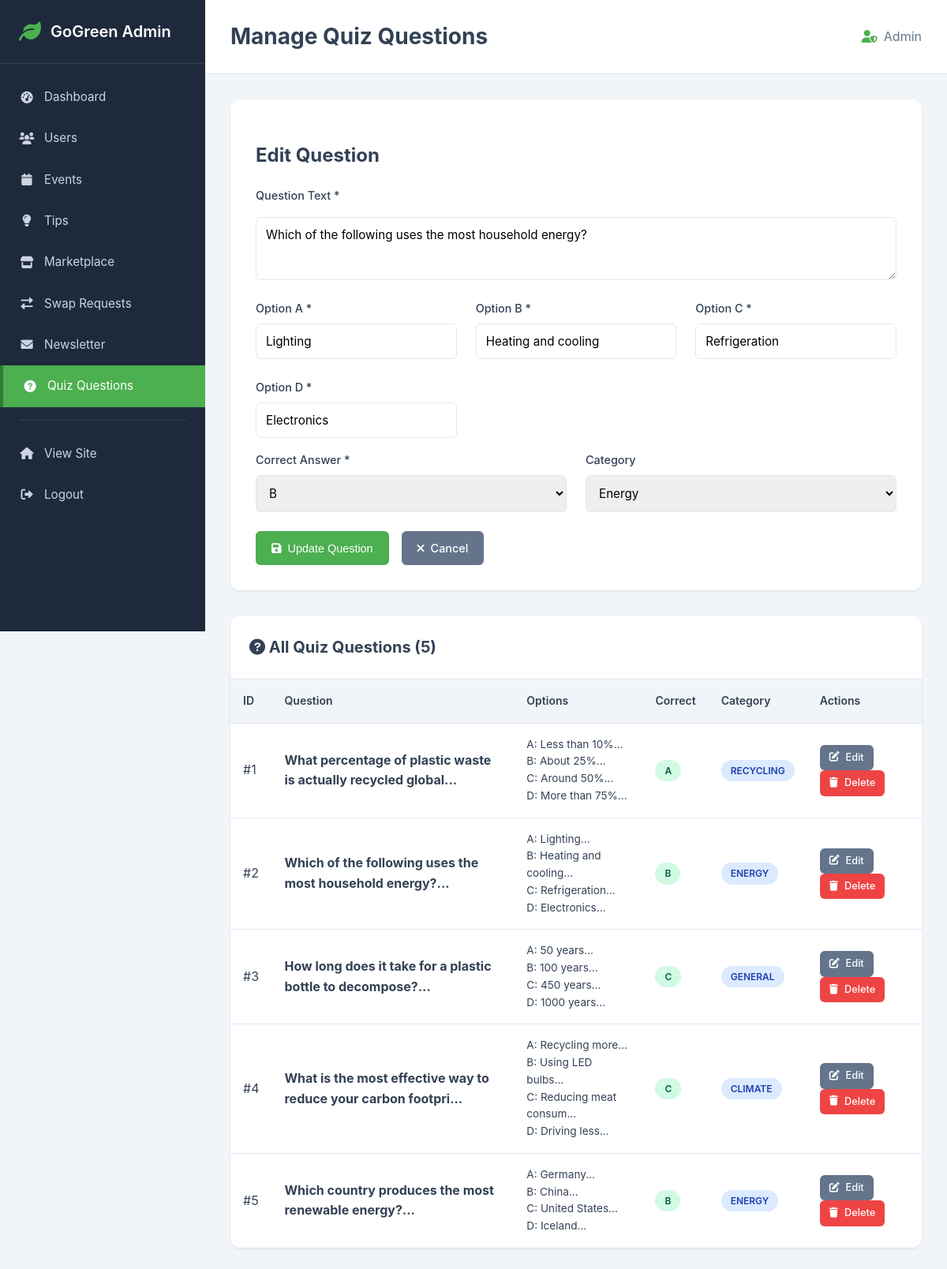
The app's page /main/admin_quiz.php?edit=2 (signed in) with its own data.
### tables this page shows
CREATE TABLE IF NOT EXISTS QUIZ_QUESTION (
    question_id INT AUTO_INCREMENT PRIMARY KEY,
    question_text TEXT NOT NULL,
    option_a VARCHAR(255) NOT NULL,
    option_b VARCHAR(255) NOT NULL,
    option_c VARCHAR(255) NOT NULL,
    option_d VARCHAR(255) NOT NULL,
    correct_answer CHAR(1) NOT NULL CHECK (correct_answer IN ('A', 'B', 'C', 'D')),
    category VARCHAR(50) DEFAULT 'general',
    created_at TIMESTAMP DEFAULT CURRENT_TIMESTAMP
);

### main/admin_quiz.php (the view, shortened to what this page needs)
<?php
include 'db_connection.php';
$questions = $conn->query("SELECT * FROM QUIZ_QUESTION ORDER BY created_at DESC");
$editQuestion = null;
if (isset($_GET['edit'])) {
    $editId = intval($_GET['edit']);
    $editQuestion = $conn->query("SELECT * FROM QUIZ_QUESTION WHERE question_id = $editId")->fetch_assoc();
}
?>
<!DOCTYPE html>
<html lang="en">
<head>
    <link rel="stylesheet" href="../css/styles.css">
    <link rel="stylesheet" href="../css/admin.css">
    <link rel="stylesheet" href="https://cdnjs.cloudflare.com/ajax/libs/font-awesome/6.0.0/css/all.min.css">
</head>
<body class="admin-body">
    <div class="admin-container">
        <?php include 'admin_sidebar.php'; ?>
        <main class="admin-main">
            <header class="admin-header">
                <h1>Manage Quiz Questions</h1>
                <div class="admin-user">
                    <i class="fas fa-user-shield"></i>
                    <span>Admin</span>
                </div>
            </header>
            <div class="admin-content">
                <div class="admin-form">
                    <h2><?php echo $editQuestion ? 'Edit Question' : 'Add New Quiz Question'; ?></h2>
                    <form method="POST" action="">
                        <div class="form-group-admin">
                            <label>Question Text *</label>
                            <textarea name="question_text" required style="min-height: 80px;"><?php echo $editQuestion['question_text'] ?? ''; ?></textarea>
                        </div>
                        <div class="form-grid" style="margin-top: 1rem;">
                            <div class="form-group-admin">
                                <label>Option A *</label>
                                <input type="text" name="option_a" value="<?php echo $editQuestion['option_a'] ?? ''; ?>" required>
                            </div>
                            <div class="form-group-admin">
                                <label>Option B *</label>
                                <input type="text" name="option_b" value="<?php echo $editQuestion['option_b'] ?? ''; ?>" required>
                            </div>
                            <div class="form-group-admin">
                                <label>Option C *</label>
                                <input type="text" name="option_c" value="<?php echo $editQuestion['option_c'] ?? ''; ?>" required>
                            </div>
                            <div class="form-group-admin">
                                <label>Option D *</label>
                                <input type="text" name="option_d" value="<?php echo $editQuestion['option_d'] ?? ''; ?>" required>
                            </div>
                        </div>
                        <div class="form-grid" style="margin-top: 1rem;">
                            <div class="form-group-admin">
                                <label>Correct Answer *</label>
                                <select name="correct_answer" required>
                                    <option value="B" <?php echo ($editQuestion && $editQuestion['correct_answer'] == 'B') ? 'selected' : ''; ?>>B</option>
                                </select>
                            </div>
                            <div class="form-group-admin">
                                <label>Category</label>
                                <select name="category">
                                    <option value="energy" <?php echo ($editQuestion && $editQuestion['category'] == 'energy') ? 'selected' : ''; ?>>Energy</option>
                                </select>
                            </div>
                        </div>
                        <div style="margin-top: 1.5rem; display: flex; gap: 1rem;">
                            <button type="submit" class="btn-admin btn-primary-admin">
                                <i class="fas fa-save"></i>
                                <?php echo $editQuestion ? 'Update Question' : 'Create Question'; ?>
                            </button>
                            <?php if ($editQuestion): ?>
                                <a href="admin_quiz.php" class="btn-admin btn-secondary-admin">
                                    <i class="fas fa-times"></i> Cancel
                                </a>
                            <?php endif; ?>
                        </div>
                    </form>
                </div>
                <div class="admin-table-container" style="margin-top: 2rem;">
                    <div class="admin-table-header">
                        <h2><i class="fas fa-question-circle"></i> All Quiz Questions (<?php echo $questions->num_rows; ?>)</h2>
                    </div>
                    <table class="admin-table">
                        <thead>
                            <tr>
                                <th>ID</th>
                                <th>Question</th>
                                <th>Options</th>
                                <th>Correct</th>
                                <th>Category</th>
                                <th>Actions</th>
                            </tr>
                        </thead>
                        <tbody>
                            <?php while ($question = $questions->fetch_assoc()): ?>
                                <tr>
                                    <td>#<?php echo $question['question_id']; ?></td>
                                    <td>
                                        <strong><?php echo htmlspecialchars(substr($question['question_text'], 0, 60)); ?>...</strong>
                                    </td>
                                    <td style="font-size: 0.85rem;">
                                        <div>A: <?php echo htmlspecialchars(substr($question['option_a'], 0, 20)); ?>...</div>
                                        <div>B: <?php echo htmlspecialchars(substr($question['option_b'], 0, 20)); ?>...</div>
                                        <div>C: <?php echo htmlspecialchars(substr($question['option_c'], 0, 20)); ?>...</div>
                                        <div>D: <?php echo htmlspecialchars(substr($question['option_d'], 0, 20)); ?>...</div>
                                    </td>
                                    <td>
                                        <span class="action-badge" style="background: #d1fae5; color: #065f46;">
                                            <?php echo $question['correct_answer']; ?>
                                        </span>
                                    </td>
                                    <td>
                                        <span class="action-badge" style="background: #dbeafe; color: #1e40af;">
                                            <?php echo ucfirst($question['category']); ?>
                                        </span>
                                    </td>
                                    <td>
                                        <a href="?edit=<?php echo $question['question_id']; ?>" class="btn-admin btn-secondary-admin btn-sm">
                                            <i class="fas fa-edit"></i> Edit
                                        </a>
                                        <a href="?delete=<?php echo $question['question_id']; ?>"
                                           onclick="return confirm('Are you sure you want to delete this question?')"
                                           class="btn-admin btn-danger-admin btn-sm">
                                            <i class="fas fa-trash"></i> Delete
                                        </a>
                                    </td>
                                </tr>
                            <?php endwhile; ?>
                        </tbody>
                    </table>
                </div>
            </div>
        </main>
    </div>
</body>
</html>

### css/styles.css (style rules this page uses)
:root { --primary: #0b8043; --secondary: #2e7d32; --accent: #558b2f; --brown: #795548; --background: #f9fbf9; --card-bg: #ffffff; --text: #2c3e2d; --text-light: #5c6c5d; --muted: #86957d; --border: #e0e5e0; --success: #43a047; --shadow: 0 2px 8px rgba(11, 128, 67, 0.08); }
* { box-sizing: border-box; }
body { font-family: system-ui, Segoe UI, Roboto, Arial, sans-serif; margin: 0; color: var(--text); line-height: 1.6; background-color: var(--background); }
a { color: var(--primary); text-decoration: none; transition: color 0.3s ease; }
body { padding-top: 60px; overflow-x: hidden; }
main { min-height: calc(100vh - 60px - 300px); width: 100%; overflow-x: hidden; }
textarea { width: 100%; padding: 12px; border-radius: 8px; border: 1px solid #ddd; margin: 8px 0; font-size: 1rem; font-family: inherit; }
html, body { overflow-x: hidden; width: 100%; position: relative; }

### css/admin.css (style rules this page uses)
:root { --admin-primary: #4CAF50; --admin-sidebar: #1e293b; --admin-sidebar-hover: #334155; --admin-bg: #f1f5f9; --admin-card: #ffffff; --admin-text: #334155; --admin-text-light: #64748b; --admin-border: #e2e8f0; --admin-shadow: 0 1px 3px rgba(0,0,0,0.1); }
.admin-body { margin: 0; padding: 0; font-family: -apple-system, BlinkMacSystemFont, 'Segoe UI', Roboto, Oxygen, Ubuntu, Cantarell, sans-serif; background: var(--admin-bg); color: var(--admin-text); }
.admin-container { display: flex; min-height: 100vh; }
.admin-main { flex: 1; margin-left: 260px; display: flex; flex-direction: column; }
.admin-header { background: white; padding: 1.5rem 2rem; border-bottom: 1px solid var(--admin-border); display: flex; justify-content: space-between; align-items: center; position: sticky; top: 0; z-index: 100; }
.admin-header h1 { margin: 0; font-size: 1.75rem; color: var(--admin-text); }
.admin-user { display: flex; align-items: center; gap: 0.5rem; color: var(--admin-text-light); }
.admin-user i { color: var(--admin-primary); }
.admin-content { padding: 2rem; flex: 1; }
.action-badge { display: inline-block; padding: 0.25rem 0.75rem; border-radius: 20px; font-size: 0.75rem; font-weight: 600; text-transform: uppercase; }
.admin-table-container { background: var(--admin-card); border-radius: 12px; box-shadow: var(--admin-shadow); overflow: hidden; }
.admin-table-header { padding: 1.5rem; border-bottom: 1px solid var(--admin-border); display: flex; justify-content: space-between; align-items: center; }
.admin-table-header h2 { margin: 0; font-size: 1.25rem; }
.admin-table { width: 100%; border-collapse: collapse; }
.admin-table thead { background: var(--admin-bg); }
.admin-table th { text-align: left; padding: 1rem; font-weight: 600; color: var(--admin-text); font-size: 0.875rem; }
.admin-table td { padding: 1rem; border-top: 1px solid var(--admin-border); }
.btn-admin { padding: 0.625rem 1.25rem; border-radius: 6px; border: none; font-weight: 500; cursor: pointer; text-decoration: none; display: inline-flex; align-items: center; gap: 0.5rem; transition: all 0.2s; font-size: 0.9rem; }
.btn-primary-admin { background: var(--admin-primary); color: white; }
.btn-secondary-admin { background: var(--admin-text-light); color: white; }
.btn-danger-admin { background: #ef4444; color: white; }
.btn-sm { padding: 0.375rem 0.75rem; font-size: 0.8rem; }
.admin-form { background: var(--admin-card); border-radius: 12px; padding: 2rem; box-shadow: var(--admin-shadow); }
.form-grid { display: grid; grid-template-columns: repeat(auto-fit, minmax(250px, 1fr)); gap: 1.5rem; }
.form-group-admin { display: flex; flex-direction: column; gap: 0.5rem; }
.form-group-admin label { font-weight: 500; color: var(--admin-text); font-size: 0.9rem; }
.form-group-admin input, .form-group-admin textarea, .form-group-admin select { padding: 0.75rem; border: 1px solid var(--admin-border); border-radius: 6px; font-size: 0.95rem; font-family: inherit; }
.form-group-admin textarea { min-height: 120px; resize: vertical; }

### records on screen
quiz_question: question_text "Which of the following uses the most household energy?", option_a "Lighting", option_b "Heating and cooling", option_c "Refrigeration", option_d "Electronics", correct_answer "B", category "Energy", question_id "2", category "ENERGY"
quiz_question: question_id "1", question_text "What percentage of plastic waste is actually recycled global", option_a "Less than 10%", option_b "About 25%", option_c "Around 50%", option_d "More than 75%", correct_answer "A", category "RECYCLING"
quiz_question: question_id "3", question_text "How long does it take for a plastic bottle to decompose?", option_a "50 years", option_b "100 years", option_c "450 years", option_d "1000 years", correct_answer "C", category "GENERAL"
quiz_question: question_id "4", question_text "What is the most effective way to reduce your carbon footpri", option_a "Recycling more", option_b "Using LED bulbs", option_c "Reducing meat consum", option_d "Driving less", correct_answer "C", category "CLIMATE"
quiz_question: question_id "5", question_text "Which country produces the most renewable energy?", option_a "Germany", option_b "China", option_c "United States", option_d "Iceland", correct_answer "B", category "ENERGY"

### other values on screen
$questions->num_rows "5"
